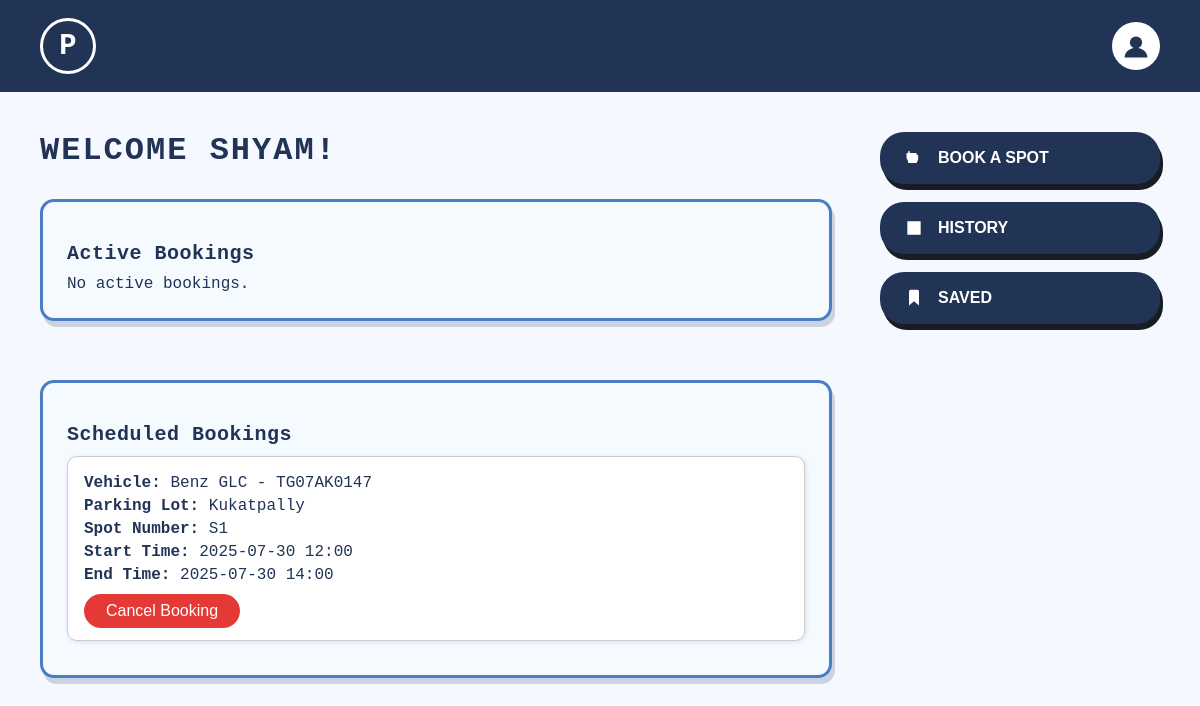
Page /user/dashboard (signed in) on the committed database.
### backend/models.py (models this page shows, shortened)
class User(db.Model, UserMixin):
    __tablename__ = "User"
    id = db.Column(db.Integer, primary_key = True, autoincrement = True)
    name = db.Column(db.String, nullable = False)
    email = db.Column(db.String, unique =True, nullable = False)
    password = db.Column(db.String, nullable = False)
    address = db.Column(db.String, nullable = False)
    phone = db.Column(db.String, nullable = False)

class Reservation(db.Model):
    __tablename__ = "Reservation"
    id = db.Column(db.Integer, primary_key = True, autoincrement = True)
    spot_id = db.Column(db.Integer, db.ForeignKey("ParkingSpot.id"), nullable = False)
    user_id = db.Column(db.Integer, db.ForeignKey("User.id"), nullable = False)
    vehicle_id = db.Column(db.Integer, db.ForeignKey("Vehicle.id"), nullable=True)
    status = db.Column(db.String, nullable = False)
    cost = db.Column(db.Numeric(10, 2), nullable=False)
    entry_ts = db.Column(db.DateTime(timezone=True), default=lambda:datetime.now(timezone.utc))
    exit_ts = db.Column(db.DateTime(timezone=True))
    user = db.relationship("User", backref = "reservations")
    spot = db.relationship("ParkingSpot", backref = "reservations")
    vehicle = db.relationship("Vehicle", backref="reservations")

class Vehicle(db.Model):
    __tablename__ = "Vehicle"
    id = db.Column(db.Integer, primary_key = True, autoincrement = True)
    user_id= db.Column(db.Integer, db.ForeignKey("User.id"), nullable = False)
    vehicle_type = db.Column(db.String, nullable = False)
    vehicle_number= db.Column(db.String, unique = True, nullable = False)
    user = db.relationship("User", backref = "vehicles")

class ParkingLot(db.Model):
    __tablename__ = "ParkingLot"
    id = db.Column(db.Integer, primary_key = True, autoincrement = True)
    location = db.Column(db.String, nullable = False)
    address = db.Column(db.String, nullable = False)
    price = db.Column(db.Integer, nullable = False)
    no_of_spots = db.Column(db.Integer, nullable = False)

class ParkingSpot(db.Model):
    __tablename__ = "ParkingSpot"
    id = db.Column(db.Integer, primary_key = True, autoincrement = True)
    lot_id= db.Column(db.Integer, db.ForeignKey("ParkingLot.id"), nullable = False)
    status = db.Column(db.String, nullable = False)
    spot_number= db.Column(db.String, nullable = False)
    lot = db.relationship("ParkingLot", backref = "spots")
    __table_args__ = (
        db.UniqueConstraint('lot_id', 'spot_number', name='_lot_spot'),
    )

### backend/routes.py (the view)
@routes_bp.route("/user/dashboard", methods=["GET", "POST"])
@login_required
def user_dashboard():
    active_bookings = Reservation.query.filter_by(user_id=current_user.id, status="Active").all()
    inactive_bookings = Reservation.query.filter_by(user_id=current_user.id, status="Inactive").all()
    parking_lots = ParkingLot.query.all()
    now = datetime.now(timezone.utc)
    current_booking = Reservation.query.filter_by(user_id=current_user.id, status="Active") \
        .filter(Reservation.exit_ts >= now).first()
    saved_spots = []
    lots = ParkingLot.query.all()
    locations_query = db.session.query(ParkingLot.location).distinct().all()
    locations = [loc[0] for loc in locations_query]
    now = datetime.now(timezone.utc)
    active_bookings = (
        Reservation.query
        .filter(
            Reservation.user_id == current_user.id,
            Reservation.status == 'Active',  # or your active status indicator
            Reservation.entry_ts <= now,
            (Reservation.exit_ts == None) | (Reservation.exit_ts > now)
        )
        .order_by(Reservation.entry_ts.asc())
        .all()
    )
    scheduled_bookings = (
        Reservation.query
        .filter(
            Reservation.user_id == current_user.id,
            Reservation.status == 'Active',
            Reservation.entry_ts > now
        )
        .order_by(Reservation.entry_ts.asc())
        .all()
    )
    return render_template("user/dashboard.html",
                           current_user=current_user,
                           inactive_bookings=inactive_bookings,
                           current_booking=current_booking,
                           locations=locations,
                           saved_spots=saved_spots,
                           parking_lots=lots,
                           active_bookings=active_bookings,
                           scheduled_bookings=scheduled_bookings
                           )

### app.py (called while the page is built)
def create_app():
    app = Flask(__name__)
    app.config["SQLALCHEMY_DATABASE_URI"] = "sqlite:///vehicle_db.sqlite3"
    app.config["SQLALCHEMY_TRACK_MODIFICATIONS"] = False
    app.config["SECRET_KEY"] = "myspoton"
    db.init_app(app)
    login_manager = LoginManager()
    login_manager.init_app(app)
    @login_manager.user_loader
    def load_user(user_id):
        return Admin.query.filter_by(email=user_id).first() or User.query.filter_by(email=user_id).first()
    with app.app_context():
        db.create_all()
        from backend.create_initial_db import init_db
        init_db(app)
        from backend.routes import routes_bp
        app.register_blueprint(routes_bp)
    return app

### templates/user/dashboard.html (shortened to what this page needs)
<!DOCTYPE html>
<html lang="en">
<head>
</head>
<body>
  <div class="navbar">
    <div class="logo-circle">P</div>
    <div class="dropdown">
      <div class="user-profile">
        <svg viewBox="0 0 32 32">
          <circle cx="16" cy="12" r="7"/>
          <path d="M3,29c0-6.1,6-11,13-11s13,4.9,13,11"/>
        </svg>
      </div>
    </div>
  </div>
  <div class="container">
    <div class="dashboard-main">
      <div class="welcome-text">WELCOME {{ current_user.name.upper() }}!</div>
      <div class="dashboard-panels">
        <div class="panel booking-card">
          <h3>Active Bookings</h3>
          {% if active_bookings %}
            {% for booking in active_bookings %}
              <div class="booking-item">
                <p><strong>Vehicle:</strong> {{ booking.vehicle.vehicle_type }} - {{ booking.vehicle.vehicle_number }}</p>
                <p><strong>Parking Lot:</strong> {{ booking.spot.lot.address }}</p>
                <p><strong>Spot Number:</strong> {{ booking.spot.spot_number }}</p>
                <p><strong>Start Time:</strong> {{ booking.entry_ts.strftime('%Y-%m-%d %H:%M') }}</p>
                <p><strong>End Time:</strong>
                  {% if booking.exit_ts %}{{ booking.exit_ts.strftime('%Y-%m-%d %H:%M') }}{% else %}Ongoing{% endif %}
                </p>
                <form method="POST" action="{{ url_for('routes_bp.end_booking', booking_id=booking.id) }}">
                  <button type="submit" class="end-booking-btn">End Booking</button>
                </form>
              </div>
            {% endfor %}
          {% else %}
            <p>No active bookings.</p>
          {% endif %}
        </div>
        <div class="panel booking-card" style="margin-top: 2em;">
          <h3>Scheduled Bookings</h3>
          {% if scheduled_bookings %}
            {% for booking in scheduled_bookings %}
              <div class="booking-item">
                <p><strong>Vehicle:</strong> {{ booking.vehicle.vehicle_type }} - {{ booking.vehicle.vehicle_number }}</p>
                <p><strong>Parking Lot:</strong> {{ booking.spot.lot.address }}</p>
                <p><strong>Spot Number:</strong> {{ booking.spot.spot_number }}</p>
                <p><strong>Start Time:</strong> {{ booking.entry_ts.strftime('%Y-%m-%d %H:%M') }}</p>
                <p><strong>End Time:</strong> {{ booking.exit_ts.strftime('%Y-%m-%d %H:%M') }}</p>
                <form method="POST" action="{{ url_for('routes_bp.cancel_reservation', res_id=booking.id) }}" onsubmit="return confirm('Are you sure you want to cancel this booking?');">
                  <button type="submit" class="cancel-booking-btn">Cancel Booking</button>
                </form>
              </div>
            {% endfor %}
          {% else %}
            <p>No scheduled bookings.</p>
          {% endif %}
        </div>
      </div>
    </div>
    <div class="sidebar-buttons">
      <button class="sidebar-button" onclick="openModal()">
        <svg viewBox="0 0 24 24" style="width:20px; height:20px; fill:#fff;">
          <path d="M5 16L3 12V7a1 1 0 0 1 1-1h1v-2h2v2h6V6h2v2h1a1 1 0 0 1 1 1v5l-2 4H5z"/>
        </svg>
        Book a Spot
      </button>
      <button class="sidebar-button" onclick="window.location.href='/user/history'">
        <svg viewBox="0 0 24 24"><path d="M4 4h16v16H4z M6 6h12v2H6z M6 10h12v2H6z M6 14h8v2H6z"/></svg>
        History
      </button>
      <button class="sidebar-button">
        <svg viewBox="0 0 24 24"><path d="M6 4v17l6-5 6 5V4a2 2 0 0 0-2-2H8a2 2 0 0 0-2 2z"/></svg>
        Saved
      </button>
    </div>
  </div>
</body>
</html>

### templates/user/dashboard.html (style rules this page uses)
body { margin: 0; font-family: 'Courier New', Courier, monospace; background: #f5f8ff; color: #223456; }
.navbar { width: 100%; background: #223456; display: flex; justify-content: space-between; align-items: center; padding: 18px 40px; box-sizing: border-box; }
.logo-circle { width: 50px; height: 50px; border-radius: 50%; border: 3px solid #fff; color: #fff; display: flex; align-items: center; justify-content: center; font-size: 1.8rem; font-weight: bold; background: transparent; }
.dropdown { position: relative; display: inline-block; }
.user-profile { width: 48px; height: 48px; background: #fff; border-radius: 50%; display: flex; align-items: center; justify-content: center; }
.user-profile svg { width: 28px; height: 28px; fill: #223456; }
.container { display: flex; padding: 40px; gap: 48px; box-sizing: border-box; }
.dashboard-main { flex: 1; }
.welcome-text { font-size: 2rem; font-weight: bold; letter-spacing: 2px; margin-bottom: 30px; }
.dashboard-panels { display: flex; flex-direction: column; gap: 24px; }
.panel { border: 2.5px solid #223456; border-radius: 14px; background: #fff; padding: 30px; font-size: 1.3rem; text-transform: uppercase; font-weight: bold; letter-spacing: 1.5px; box-shadow: 3px 6px 0 #cbd3e0; }
.booking-card { border: 3px solid #497ec5; background: #f5faff; padding: 20px 24px; font-size: 1.1rem; text-transform: none; letter-spacing: 0.5px; }
.booking-card h3 { font-size: 1.25rem; margin-bottom: 10px; }
.booking-card p { margin: 5px 0; font-weight: normal; text-transform: none; letter-spacing: normal; font-size: 1rem; }
.booking-item { border: 1px solid #ccc; border-radius: 10px; padding: 12px 16px; margin-bottom: 14px; background: white; box-shadow: 1px 1px 4px #d7e0f4; }
.booking-item form { margin-top: 10px; }
.booking-item button[type="submit"] { font-size: 1rem; padding: 8px 22px; border-radius: 20px; border: none; cursor: pointer; transition: background 0.2s; }
.booking-item button.cancel-booking-btn { background: #e53935; color: white; }
.sidebar-buttons { width: 280px; display: flex; flex-direction: column; gap: 18px; }
.sidebar-button { background: #223456; color: #fff; border: none; border-radius: 24px; padding: 16px 24px; font-size: 1rem; font-weight: bold; display: flex; align-items: center; gap: 14px; cursor: pointer; box-shadow: 3px 6px 0 #171d22; text-transform: uppercase; transition: background 0.18s; }
.sidebar-button svg { width: 20px; height: 20px; fill: #fff; }

### rows in the picture
User: name "SHYAM"
Reservation: vehicle.vehicle_type "Benz GLC", vehicle.vehicle_number "TG07AK0147", spot.lot.address "Kukatpally", spot.spot_number "S1", entry_ts "2025-07-30 12:00", exit_ts "2025-07-30 14:00"
